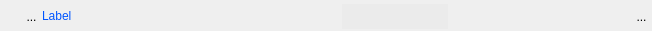
<?xml version="1.0" encoding="UTF-8"?>
<ui version="4.0">
 <class>WidgetSimpBase</class>
 <widget class="QWidget" name="WidgetSimpBase">
  <property name="geometry">
   <rect>
    <x>0</x>
    <y>0</y>
    <width>652</width>
    <height>31</height>
   </rect>
  </property>
  <property name="sizePolicy">
   <sizepolicy hsizetype="Preferred" vsizetype="Fixed">
    <horstretch>0</horstretch>
    <verstretch>0</verstretch>
   </sizepolicy>
  </property>
  <property name="minimumSize">
   <size>
    <width>0</width>
    <height>0</height>
   </size>
  </property>
  <property name="windowTitle">
   <string>Form</string>
  </property>
  <layout class="QHBoxLayout" name="horizontalLayout_2">
   <property name="spacing">
    <number>0</number>
   </property>
   <property name="leftMargin">
    <number>0</number>
   </property>
   <property name="topMargin">
    <number>2</number>
   </property>
   <property name="rightMargin">
    <number>0</number>
   </property>
   <property name="bottomMargin">
    <number>0</number>
   </property>
   <item>
    <layout class="QHBoxLayout" name="horizontalLayout">
     <property name="spacing">
      <number>0</number>
     </property>
     <item>
      <spacer name="horizontalSpacer_3">
       <property name="orientation">
        <enum>Qt::Horizontal</enum>
       </property>
       <property name="sizeType">
        <enum>QSizePolicy::Fixed</enum>
       </property>
       <property name="sizeHint" stdset="0">
        <size>
         <width>21</width>
         <height>20</height>
        </size>
       </property>
      </spacer>
     </item>
     <item>
      <widget class="MonBoutonValide" name="RBValide">
       <property name="minimumSize">
        <size>
         <width>21</width>
         <height>25</height>
        </size>
       </property>
       <property name="maximumSize">
        <size>
         <width>21</width>
         <height>25</height>
        </size>
       </property>
       <property name="focusPolicy">
        <enum>Qt::ClickFocus</enum>
       </property>
       <property name="styleSheet">
        <string notr="true">border : 0px</string>
       </property>
       <property name="text">
        <string>...</string>
       </property>
       <property name="icon">
        <iconset>
         <normaloff>../Editeur/icons/ast-green-ball.png</normaloff>../Editeur/icons/ast-green-ball.png</iconset>
       </property>
       <property name="iconSize">
        <size>
         <width>25</width>
         <height>25</height>
        </size>
       </property>
      </widget>
     </item>
    </layout>
   </item>
   <item>
    <widget class="QLabel" name="label">
     <property name="sizePolicy">
      <sizepolicy hsizetype="Fixed" vsizetype="Fixed">
       <horstretch>0</horstretch>
       <verstretch>0</verstretch>
      </sizepolicy>
     </property>
     <property name="minimumSize">
      <size>
       <width>300</width>
       <height>25</height>
      </size>
     </property>
     <property name="maximumSize">
      <size>
       <width>178</width>
       <height>16777215</height>
      </size>
     </property>
     <property name="frameShape">
      <enum>QFrame::NoFrame</enum>
     </property>
     <property name="text">
      <string>&lt;html&gt;&lt;head/&gt;&lt;body&gt;&lt;p&gt;&lt;span style=&quot; color:#0055ff;&quot;&gt;Label&lt;/span&gt;&lt;/p&gt;&lt;/body&gt;&lt;/html&gt;</string>
     </property>
    </widget>
   </item>
   <item>
    <widget class="QLineEdit" name="lineEditVal">
     <property name="sizePolicy">
      <sizepolicy hsizetype="Preferred" vsizetype="Fixed">
       <horstretch>0</horstretch>
       <verstretch>0</verstretch>
      </sizepolicy>
     </property>
     <property name="minimumSize">
      <size>
       <width>0</width>
       <height>25</height>
      </size>
     </property>
     <property name="maximumSize">
      <size>
       <width>805</width>
       <height>16777215</height>
      </size>
     </property>
     <property name="styleSheet">
      <string notr="true">background:rgb(235,235,235);
border:0px;</string>
     </property>
    </widget>
   </item>
   <item>
    <spacer name="horizontalSpacer_4">
     <property name="orientation">
      <enum>Qt::Horizontal</enum>
     </property>
     <property name="sizeType">
      <enum>QSizePolicy::Fixed</enum>
     </property>
     <property name="sizeHint" stdset="0">
      <size>
       <width>3</width>
       <height>20</height>
      </size>
     </property>
    </spacer>
   </item>
   <item>
    <spacer name="horizontalSpacer_2">
     <property name="orientation">
      <enum>Qt::Horizontal</enum>
     </property>
     <property name="sizeType">
      <enum>QSizePolicy::Expanding</enum>
     </property>
     <property name="sizeHint" stdset="0">
      <size>
       <width>58</width>
       <height>20</height>
      </size>
     </property>
    </spacer>
   </item>
   <item>
    <widget class="QToolButton" name="RBPoubelle">
     <property name="minimumSize">
      <size>
       <width>21</width>
       <height>25</height>
      </size>
     </property>
     <property name="maximumSize">
      <size>
       <width>21</width>
       <height>25</height>
      </size>
     </property>
     <property name="focusPolicy">
      <enum>Qt::ClickFocus</enum>
     </property>
     <property name="styleSheet">
      <string notr="true">border : 0px</string>
     </property>
     <property name="text">
      <string>...</string>
     </property>
     <property name="icon">
      <iconset>
       <normaloff>../Editeur/icons/deleteRond.png</normaloff>../Editeur/icons/deleteRond.png</iconset>
     </property>
     <property name="iconSize">
      <size>
       <width>25</width>
       <height>25</height>
      </size>
     </property>
    </widget>
   </item>
  </layout>
 </widget>
 <customwidgets>
  <customwidget>
   <class>MonBoutonValide</class>
   <extends>QToolButton</extends>
   <header>monBoutonValide.h</header>
  </customwidget>
 </customwidgets>
 <resources/>
 <connections/>
</ui>
